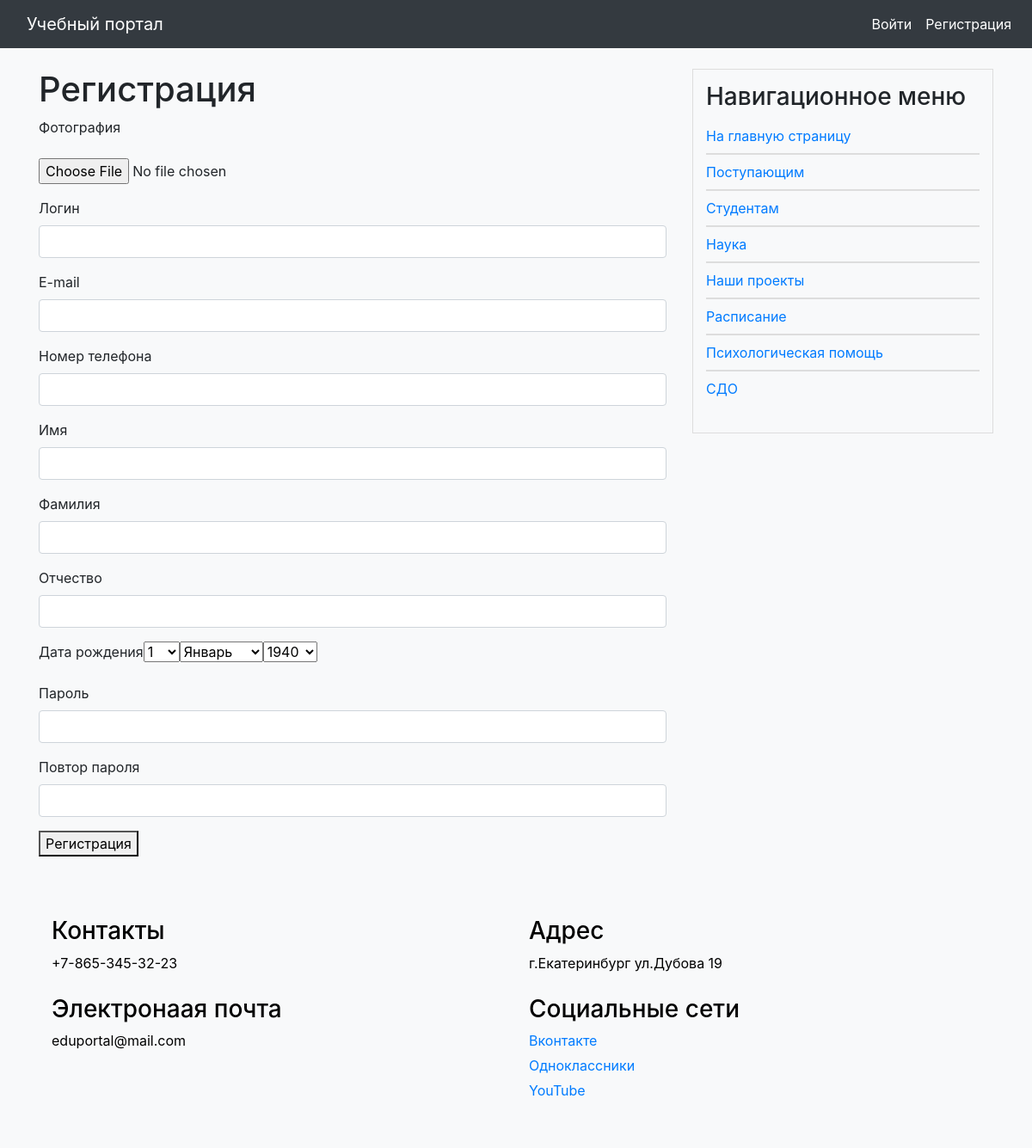
The page /users/register/ on the database its author committed.
### portal/models.py (models this page shows, shortened)
class ShowInfo(models.Model):
    class Meta:
        verbose_name = 'Основная информация'
        verbose_name_plural = 'Основная информация'
    title = models.CharField(max_length=255, verbose_name='Заголовок')
    slug = models.SlugField(max_length=255, unique=True, db_index=True, verbose_name='Slug')
    photo = models.ImageField(upload_to='photos/info', default=None,
                              blank=True, null=True, verbose_name='Фото')
    file = models.FileField(upload_to='file/%Y/%m/%d/', default=None,
                            blank=True, null=True, verbose_name='Файлы')
    content = models.TextField(blank=True, verbose_name='Текст статьи')
    def get_absolute_url(self):
        return reverse('show_info', kwargs={'info_slug': self.slug})

### users/views.py (the view)
# urls.py: path('register/', views.RegisterUser.as_view(), name='register'),
class RegisterUser(CreateView):
    form_class = RegisterUserForm
    template_name = 'users/register.html'
    extra_context = {'title': "Регистрация"}
    success_url = reverse_lazy('users:login')

### portal/context_processors.py (called while the page is built)
def get_portal_context(request):
    navigate = ShowInfo.objects.all()
    return {'navigate': navigate}

### users/templates/users/register.html (shortened to what this page needs)
{% extends 'base.html' %}
{% block content %}
<h1>Регистрация</h1>
<form method="post">
    {% for f in form %}
    <p><label class="form-label" for="{{ f.id_for_label }}">{{ f.label }}</label>{{ f }}</p>
    {% endfor %}
    <p><button type="submit">Регистрация</button></p>
</form>
{% endblock %}

### templates/base.html (shortened to what this page needs)
{% load static %}
<!DOCTYPE html>
<html lang="en">
<head>
    <link rel="stylesheet" href="https://stackpath.bootstrapcdn.com/bootstrap/4.3.1/css/bootstrap.min.css">
    <link rel="stylesheet" href="https://cdn.jsdelivr.net/npm/bootstrap-icons@1.10.5/font/bootstrap-icons.css">
    <link type="text/css" href="{% static 'portal/css/styles.css' %}" rel="stylesheet" />
</head>
<body>
<nav class="navbar navbar-expand-lg navbar-dark bg-dark fixed-top navbar-custom">
    <a class="navbar-brand" href="/">Учебный портал</a>
    <div class="collapse navbar-collapse" id="navbarNav">
    <ul class="navbar-nav ml-auto">
        {% if user.is_authenticated %}
            <li class="nav-item">
                <a class="nav-link" href="{% url 'users:profile' %}">{{ user.username }}</a>
            </li>
            <li class="nav-item">
                <a class="nav-link" href="{% url 'education:personal-area' %}">Личный кабинет</a>
            </li>
            <li class="nav-item">
                <a class="nav-link" href="{% url 'users:logout' %}">Выйти</a>
            </li>
        {% else %}
            <li class="nav-item">
                <a class="nav-link" href="{% url 'users:login' %}">Войти</a>
            </li>
            <li class="nav-item">
                <a class="nav-link" href="{% url 'users:register' %}">Регистрация</a>
            </li>
        {% endif %}
    </ul>
</div>
</nav>
<div class="container mt-4">
    <div class="row">
        <div class="col-md-8">
            {% block content %}
            {% endblock %}
        </div>
        <div class="col-md-4">
            <div class="nav-block">
                <h3>Навигационное меню</h3>
                <ul>
                    {% if request.path != '/' and request.resolver_match.namespace != 'education' %}
                        <li><a href="/">На главную страницу</a></li>
                    {% endif %}
                    {% if request.resolver_match.namespace == 'education' %}
                        <li><a href="/">Моя группа</a></li>
                        <li><a href="/">Для студентов</a></li>
                        <li><a href="/">Тесты</a></li>
                        <li><a href="/">Библиотека</a></li>
                    {% else %}
                        {% for n in navigate %}
                            <li><a href="{{ n.get_absolute_url }}">{{ n.title }}</a></li>
                        {% endfor %}
                    {% endif %}
                </ul>
            </div>
        </div>
    </div>
</div>
<div class="container mt-4">
    <div class="footer">
    <div class="container">
        <div class="row">
            <div class="col-md-6">
                <h3>Контакты</h3>
                <p>+7-865-345-32-23</p>
            </div>
            <div class="col-md-6">
                <h3>Адрес</h3>
                <p>г.Екатеринбург
                ул.Дубова 19</p>
            </div>
            <div class="col-md-6">
                <h3>Электронаая почта</h3>
                <p>eduportal@mail.com</p>
            </div>
            <div class="col-md-6">
                <h3>Социальные сети</h3>
                <p><a href="#">Вконтакте</a></p>
                <p><a href="#">Одноклассники</a></p>
                <p><a href="#">YouTube</a></p>
            </div>
        </div>
    </div>
</div>
</body>
</html>

### portal/static/portal/css/styles.css (style rules this page uses)
body { padding-top: 56px; background-color: #f8f9fa; }
.navbar-custom { background-color: #343a40; }
.navbar-custom , .navbar-custom .navbar-text { color: #ffffff; }
.navbar-brand { color: #ffffff; margin-left: 15px; }
.navbar-custom .navbar-nav .nav-link { color: #ffffff; }
.nav-block { background-color: #f8f9fa; padding: 15px; border: 1px solid #ddd; }
.nav-block ul { padding: 0; list-style-type: none; }
.nav-block li { border-top: 1px solid #ddd; border-bottom: 1px solid #ddd; margin: 0; padding: 8px 0; }
.nav-block li:first-child { border-top: none; }
.nav-block li:last-child { border-bottom: none; }
.footer { background-color: #f8f9fa; color: black; padding: 30px 0; width: 100%; }
.footer .row { display: flex; justify-content: space-between; flex-wrap: wrap; }
.footer .col-md-6 { margin-bottom: 20px; }
.footer .col-md-6 p { margin-bottom: 5px; }

### rows shown on the page
ShowInfo: title "Поступающим"
ShowInfo: title "Студентам"
ShowInfo: title "Наука"
ShowInfo: title "Наши проекты"
ShowInfo: title "Расписание"
ShowInfo: title "Психологическая помощь"
ShowInfo: title "СДО"

### other values the page prints
{{ f.label }} "Фотография" "Логин" "E-mail" "Номер телефона" "Имя" "Фамилия" "Отчество" "Дата рождения" "Пароль" "Повтор пароля"
